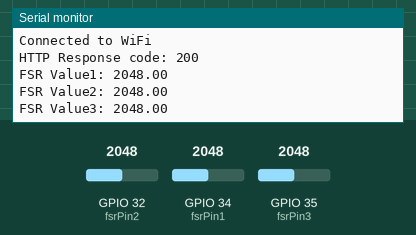
This sketch was run on a simulated ESP32. Shown: the last lines printed to the serial monitor. Inputs (shaded band) come from the test bench; at power-on: GPIO 32 (fsrPin2) = 2048, GPIO 34 (fsrPin1) = 2048, GPIO 35 (fsrPin3) = 2048. WiFi joins after 1.5 s; servers stay silent unless stated; uploads are accepted with an empty reply.

Above: at 4.2 s.
4.3 s: GPIO 32 (fsrPin2) set to 2866
At 5.5 s:
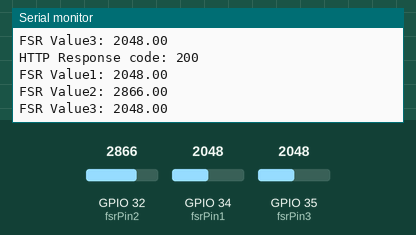
5.8 s: GPIO 34 (fsrPin1) set to 2866
At 7.0 s:
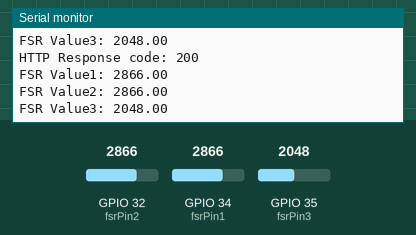
7.3 s: GPIO 35 (fsrPin3) set to 2866
At 8.6 s:
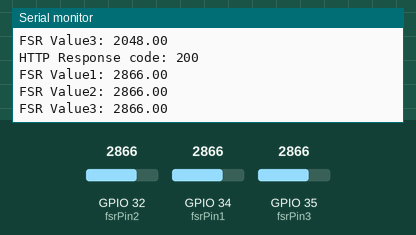
8.8 s: GPIO 32 (fsrPin2) set to 3603
At 9.7 s:
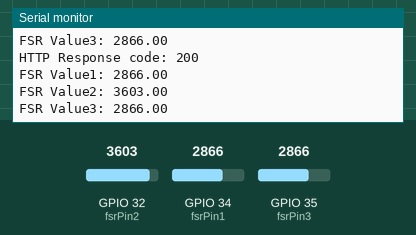
10.3 s: GPIO 34 (fsrPin1) set to 3603
At 11.6 s:
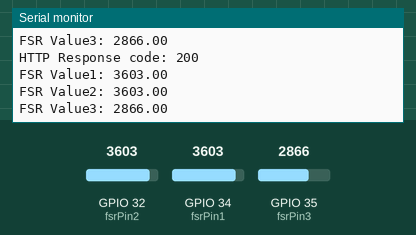
11.8 s: GPIO 35 (fsrPin3) set to 3603
At 13.0 s:
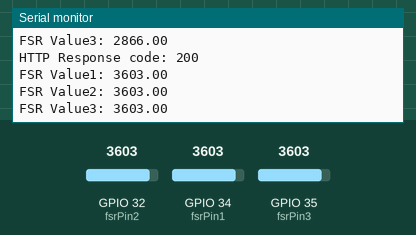
Timing chart, 0 to 14.3 s (numbered marks = the images above; inputs shaded):
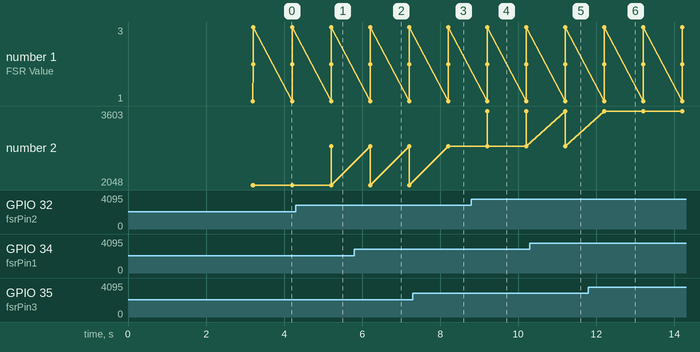

The sketch:

Local_server_wifi.ino
```cpp
#include <WiFi.h>
#include <HTTPClient.h>

const char* ssid = "";  // Replace with your WiFi SSID
const char* password = "";  // Replace with your WiFi password

const char* serverUrl = "";  // Replace with your laptop's IP address and port

int fsrPin1 = 34;  // FSR sensor connected to D34 pin
int fsrPin2 = 32;  // Additional sensor connected to D32 pin
int fsrPin3 = 35;  // Additional sensor connected to D35 pin

unsigned long previousMillis = 0;
const long interval = 1000;  // Interval in milliseconds (1000 milliseconds or 1 second)

void setup() {
  Serial.begin(9600);
  delay(1000);

  // Connect to Wi-Fi
  Serial.print("Connecting to ");
  Serial.println(ssid);
  WiFi.begin(ssid, password);

  while (WiFi.status() != WL_CONNECTED) {
    delay(1000);
    Serial.println("Connecting...");
  }
  Serial.println("Connected to WiFi");

  // Initialize sensor pins
  pinMode(fsrPin1, INPUT);
  pinMode(fsrPin2, INPUT);
  pinMode(fsrPin3, INPUT);
}

void loop() {
  unsigned long currentMillis = millis();

  // Check if it's time to send data
  if (currentMillis - previousMillis >= interval) {
    previousMillis = currentMillis;

    // Read sensor values
    float fsrValue1 = analogRead(fsrPin1);
    float fsrValue2 = analogRead(fsrPin2);
    float fsrValue3 = analogRead(fsrPin3);

    // Send data to server
    sendDataToServer(fsrValue1, fsrValue2, fsrValue3);  // Send sensor values to respective columns

    // Print debug information
    Serial.print("FSR Value1: ");
    Serial.println(fsrValue1);
    Serial.print("FSR Value2: ");
    Serial.println(fsrValue2);
    Serial.print("FSR Value3: ");
    Serial.println(fsrValue3);
  }

  // Other tasks can be performed here
  // Remember not to use delay() which would block WiFi and other tasks
}

void sendDataToServer(float value1, float value2, float value3) {
  HTTPClient http;

  // Prepare data to send
  String postData = "value1=" + String(value1) +
                    "&value2=" + String(value2) +
                    "&value3=" + String(value3);

  // Send HTTP POST request to server
  http.begin(serverUrl);
  http.addHeader("Content-Type", "application/x-www-form-urlencoded");

  int httpResponseCode = http.POST(postData);

  if (httpResponseCode > 0) {
    Serial.print("HTTP Response code: ");
    Serial.println(httpResponseCode);
    String payload = http.getString();
    Serial.println(payload);
  } else {
    Serial.print("Error sending data to server. HTTP error code: ");
    Serial.println(httpResponseCode);
  }

  http.end();
}
```

Measured:
- after the input at 4.3 s, the serial monitor: prints a new line after 0.90 s (image 1)
- after the input at 5.8 s, the serial monitor: prints a new line after 0.40 s (image 2)
- after the input at 7.3 s, the serial monitor: prints a new line after 0.91 s (image 3)
- after the input at 8.8 s, the serial monitor: prints a new line after 0.40 s (image 4)
- after the input at 10.3 s, the serial monitor: prints a new line after 0.90 s (image 5)
- after the input at 11.8 s, the serial monitor: prints a new line after 0.41 s (image 6)
